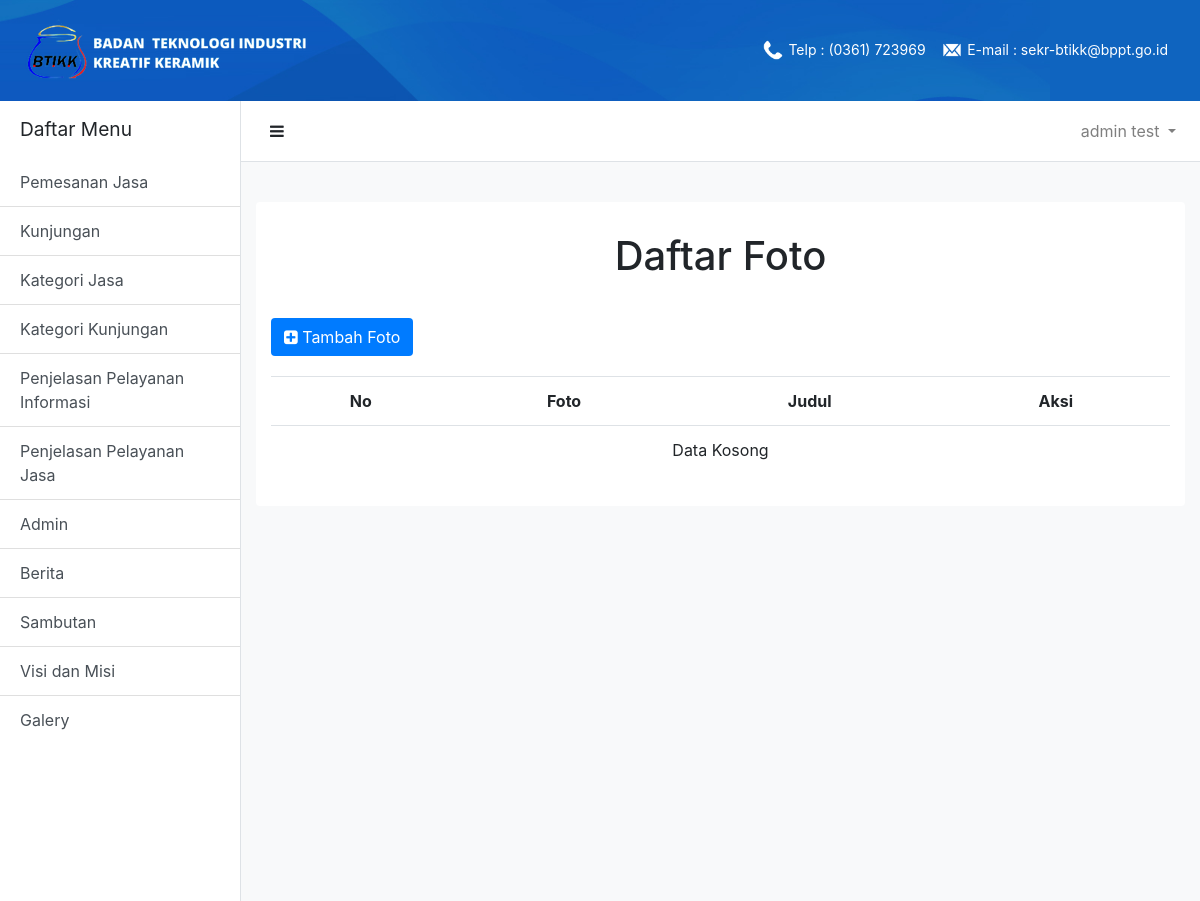
Page /adminContent/galery.php (signed in) on the earlier database version.
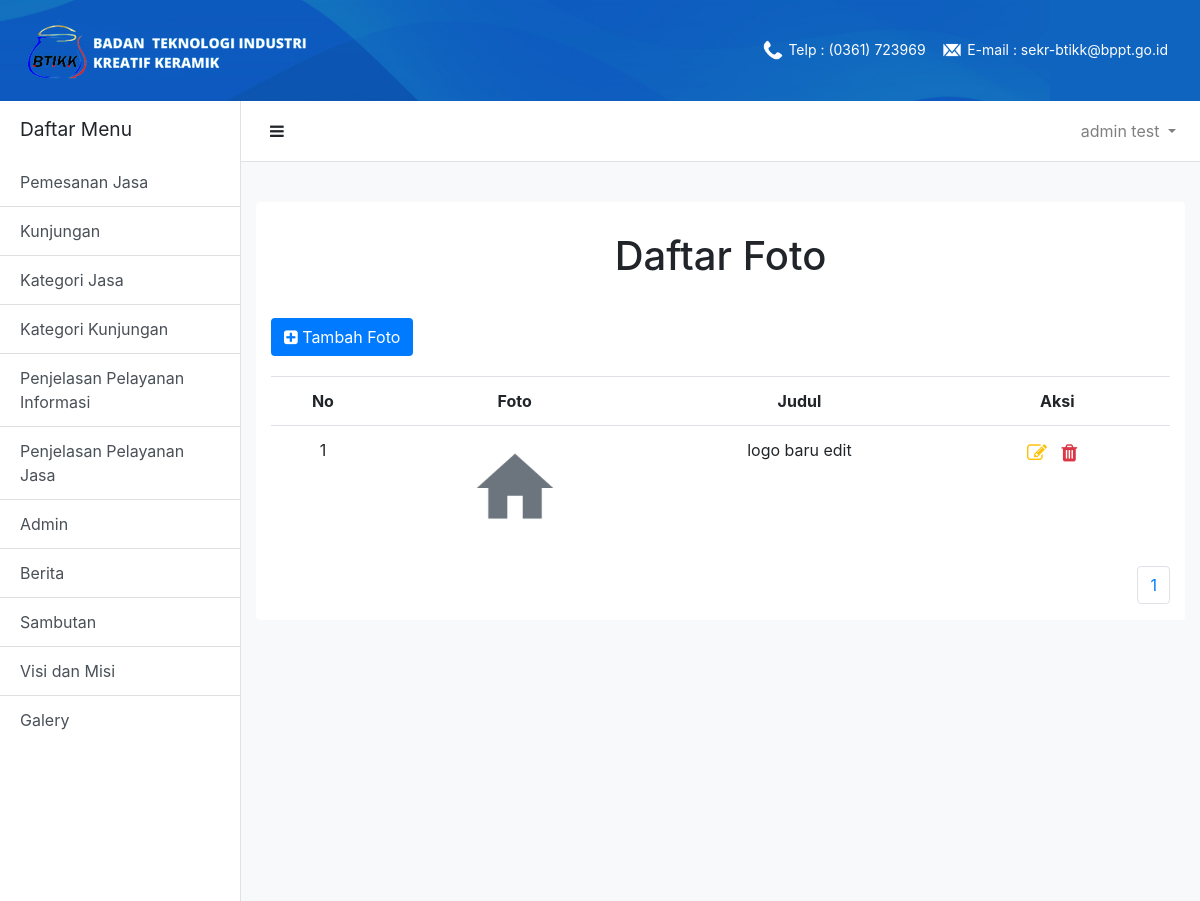
Same page on the later database version.
### tables this page shows
CREATE TABLE `user` (
  `id` int(11) NOT NULL,
  `name` varchar(255) NOT NULL,
  `email` varchar(255) NOT NULL,
  `password` varchar(255) NOT NULL,
  `username` varchar(255) NOT NULL,
  `jenis_kelamin` varchar(255) NOT NULL,
  `telp` varchar(255) NOT NULL,
  `alamat` varchar(255) NOT NULL
);

CREATE TABLE `tbgalery` (
  `id_galery` int(11) NOT NULL,
  `judul` varchar(255) NOT NULL,
  `foto` varchar(255) NOT NULL
);

### adminContent/galery.php (the view, shortened to what this page needs)
<?php
    include("../dashboardUser.php");
?>
    <div class="card-title text-center" id="user-content-title">
        <h1>Daftar Foto</h1>
    </div>
    <div class='card-content'>
        <div class="container">
            <button class='btn bg-primary text-white' id='btn-add-content' onclick="window.location = './inputGalery.php';">
                    <i class="fa fa-plus-square"></i>
                    <span> Tambah Foto</span>
            </button>
            <table class='table'>
                <tr class='text-center'>
                    <th>No</th>
                    <th>Foto</th>
                    <th>Judul</th>
                    <th>Aksi</th>
                </tr>
<?php
    $batas   = 4;
    if(!isset($_GET['halaman'])){
        $posisi  = 0;
    }else{
        $posisi  = ($_GET['halaman']-1) * $batas;
    }
    $no = $posisi+1;
    $tampil = mysqli_query ($conn,"SELECT * FROM tbgalery order by id_galery asc limit $posisi,$batas");
    $num = mysqli_num_rows($tampil);
    if($num==0)
    {
      echo "
            <tr>
              <td class='text-center' colspan='4'>
                Data Kosong
              </td>
            </tr>";
    }else
    {
      while($array=mysqli_fetch_array($tampil))
      {
        echo "
                <tr>
                    <td class='text-center'>".$no."</td>
                    <td class='text-center'>
                        <img src='../".$array['foto']."' id='user-content-image'/>
                    </td>
                    <td class='text-center'>".$array[ 'judul']."</td>
                    <td class='text-center' id='table-action'>
                        <a class='text-warning icon-action' href='./editGalery.php?id=".$array['id_galery']."'><i class='fa fa-edit'></i></a>
                        <a class='text-danger icon-action' href='../proses/deleteGalery.php?id=".$array['id_galery']."'><i class='fa fa-trash'></i></a>
                    </td>
                </tr>
          ";
        $no++;
      }
    }
?>
                    </table>
                    <div class='d-flex justify-content-end'>
                        <div class="text-center">
                            <ul class="pagination">
                                <?php
                                    $tampil = mysqli_query ($conn,"SELECT * FROM tbgalery");
                                    $num = mysqli_num_rows($tampil);
                                    $jmlhalaman = ceil($num/$batas);
                                    for($i=1;$i<=$jmlhalaman;$i++) {
                                            echo "<li class='page-item'><a class='page-link' href='berita.php?halaman=$i'>$i</a></li>";
                                    }
                                ?>
                    </div>
            </div>
        </div>
    </div>
    </div>
</div>

### dashboardUser.php (shortened to what this page needs)
<?php
    include("../db.php");
?>
<!DOCTYPE html>
<html lang="en">
<head>
    <link rel="stylesheet" href="../css/navbar.css">
    <link rel="stylesheet" href="../css/footer.css">
    <link rel="stylesheet" href="../css/sidebar.css">
    <link rel="stylesheet" href="../css/contentUser.css">
    <link rel="stylesheet" href="https://stackpath.bootstrapcdn.com/bootstrap/4.4.1/css/bootstrap.min.css">
    <link rel="stylesheet" href="https://stackpath.bootstrapcdn.com/font-awesome/4.7.0/css/font-awesome.min.css">
</head>
<body>
    <nav class="navbar navbar-expand-lg navbar-dark justify-content-between" id='navbar'>
        <a class="navbar-brand" href="#">
            <img src="../gambar/rsz_2logo.png" alt="logo">
        </a>
        <ul class="navbar-nav">
            <li class="nav-item">
                <p class="navbar-brand">
                    <img src="../gambar/phone.png" class="d-inline-block align-top" alt="">
                    <span>Telp : (0361) 723969</span>
                </p>
            </li>
            <li class="nav-item">
                <p class="navbar-brand">
                    <img src="../gambar/email.png" class="d-inline-block align-top" alt="">
                    <span>E-mail : sekr-btikk@bppt.go.id</span>
                </p>
            </li>
        </ul>
    </nav>
<div class="d-flex bg-light" id="wrapper">
<div class="bg-white border-right" id="sidebar-wrapper">
  <div class="sidebar-heading text-black">Daftar Menu</div>
  <div class="list-group list-group-flush">
    <a href="./pemesananJasa.php" class="list-group-item list-group-item-action bg-white text-black ">Pemesanan Jasa</a>
    <a href="./kunjungan.php" class="list-group-item list-group-item-action bg-white text-black ">Kunjungan</a>
    <a href="./kategoriJasa.php" class="list-group-item list-group-item-action bg-white text-black ">Kategori Jasa</a>
    <a href="./kategoriKunjungan.php" class="list-group-item list-group-item-action bg-white text-black ">Kategori Kunjungan</a>
    <a href="./penjelasanPelayananInformasi.php" class="list-group-item list-group-item-action bg-white text-black ">Penjelasan Pelayanan Informasi</a>
    <a href="./penjelasanPelayananJasa.php" class="list-group-item list-group-item-action bg-white text-black ">Penjelasan Pelayanan Jasa</a>
    <a href="./admin.php" class="list-group-item list-group-item-action bg-white text-black ">Admin</a>
    <a href="./berita.php" class="list-group-item list-group-item-action bg-white text-black ">Berita</a>
    <a href="./sambutan.php" class="list-group-item list-group-item-action bg-white text-black ">Sambutan</a>
    <a href="./visiMisi.php" class="list-group-item list-group-item-action bg-white text-black ">Visi dan Misi</a>
    <a href="./galery.php" class="list-group-item list-group-item-action bg-white text-black ">Galery</a>
  </div>
</div>
<div id="page-content-wrapper">
  <nav class="navbar navbar-expand-lg navbar-light bg-white border-bottom sticky-top" id='navbar-2'>
    <button class="btn text-black" id="menu-toggle"><i class="fa fa-bars"></i></button>
    <div class="collapse navbar-collapse" id="navbarSupportedContent">
      <ul class="navbar-nav ml-auto mt-2 mt-lg-0">
        <li class="nav-item dropdown">
        <?php
           $id = $_SESSION['user'];
           $sql = mysqli_query($conn,"SELECT name FROM user where id = $id");
           $admin = mysqli_fetch_assoc($sql);
           echo "
          <a class='nav-link dropdown-toggle' href='#' id='navbarDropdown' role='button' data-toggle='dropdown' aria-haspopup='true' aria-expanded='false'>
            ".$admin['name']."
          </a>
          <div class='dropdown-menu dropdown-menu-right' aria-labelledby='navbarDropdown'>
            <a class='dropdown-item' href='./editPassword.php?id=".$id."'>Ubah Password</a>
            <div class='dropdown-divider'></div>
            <a class='dropdown-item' href='../proses/logout.php'>Keluar</a>
          </div>";
          ?>
        </li>
      </ul>
    </div>
  </nav>
  <div class="container-fluid">
    <div class="card" id="user-content-wrapper">

### css/navbar.css (style rules this page uses)
#navbar, .navbar .navbar-default { background-image: url("../gambar/bg_top.jpg"); background-repeat: no-repeat; background-size: 100% 100%; }
.navbar .nav-item .navbar-brand { margin-top : 10px }
.navbar .nav-item .navbar-brand img { margin-top : 7.5px; width : 20px; height : 20px; }
.navbar .nav-item .navbar-brand span { font-size: 14px; }
#navbar-2 { padding-top: 10px; padding-bottom: 10px; margin-bottom: 40px; background-color: #110073; }

### css/sidebar.css (style rules this page uses)
#wrapper { overflow-x: hidden; }
#sidebar-wrapper { min-height: 100vh; margin-left: -15rem; -webkit-transition: margin .25s ease-out; -moz-transition: margin .25s ease-out; -o-transition: margin .25s ease-out; transition: margin .25s ease-out; }
#sidebar-wrapper .sidebar-heading { padding: 0.875rem 1.25rem; font-size: 1.2rem; }
#sidebar-wrapper .list-group { width: 15rem; }
#page-content-wrapper { min-width: 100vw; }
@media (min-width: 768px) { #sidebar-wrapper { margin-left: 0; } }
@media (min-width: 768px) { #page-content-wrapper { min-width: 0; width: 100%; } }

### css/contentUser.css (style rules this page uses)
#user-content-wrapper { border: none; }
#user-content-wrapper #btn-add-content { margin-bottom: 20px; }
#user-content-wrapper #user-content-title { margin-top: 30px; margin-bottom: 30px; }
#user-content-wrapper #user-content-image { width: 100px; height: 100px; }
#user-content-wrapper .icon-action { margin-right: 10px; font-size: 20px; }
#user-content-wrapper #table-action { min-width: 100px; }

Differences in the rows shown:
added tbgalery: foto (picture), judul "logo baru edit"
Other differences:
new list line: "1"
text no longer shown: "Data Kosong"
